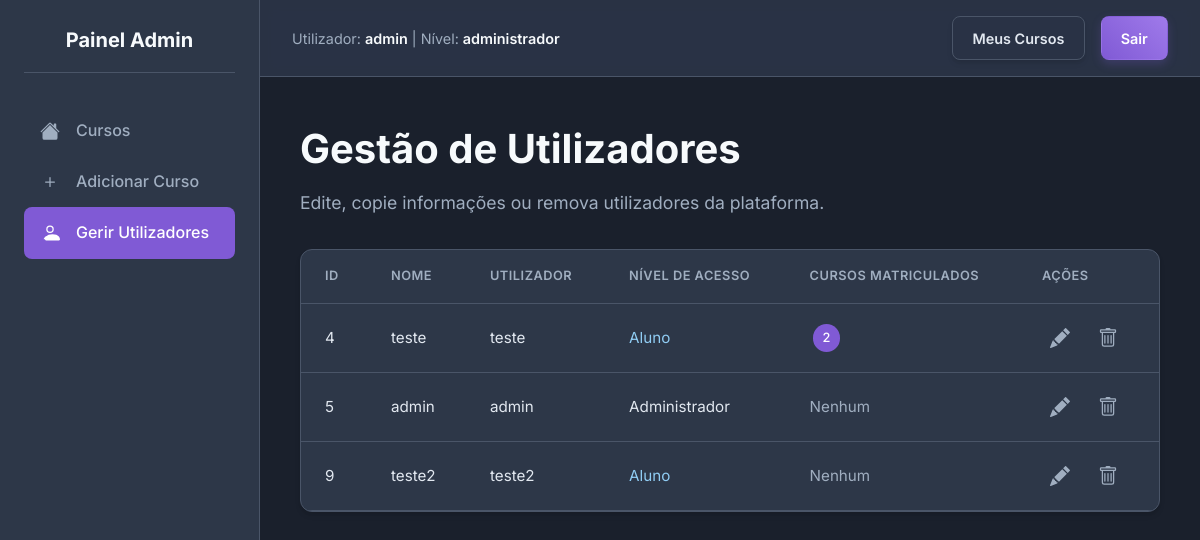
Before: /gerenciar/usuarios (signed in) with the older database file.
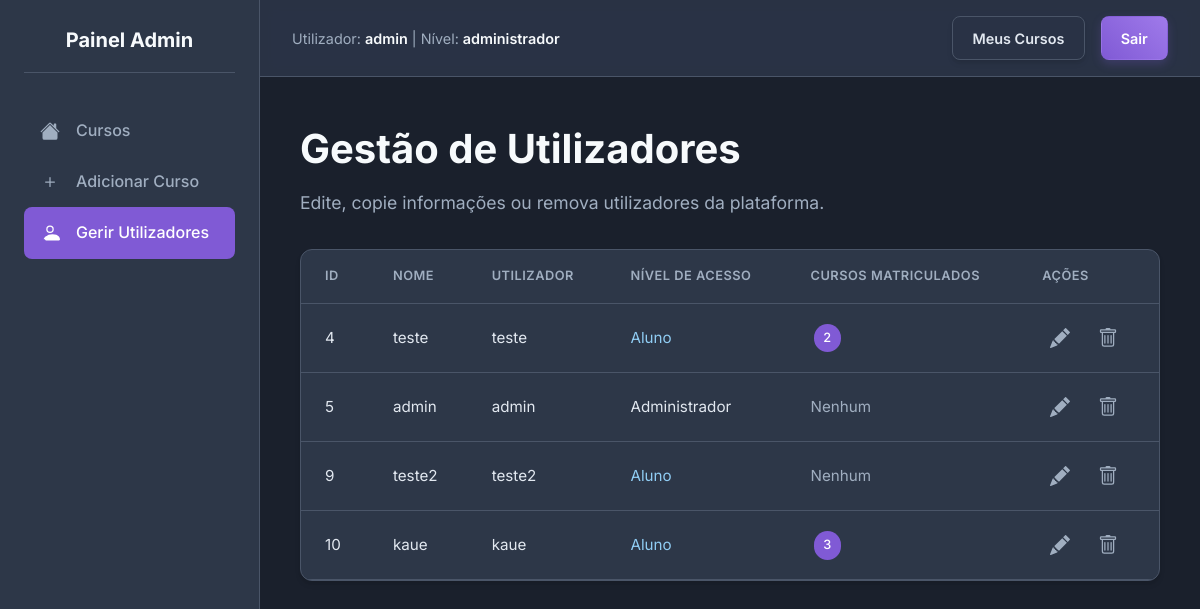
After: the same page with the newer database file.
### tables this page shows
CREATE TABLE `alunos` (
  `id` int(11) NOT NULL,
  `nome` varchar(64) NOT NULL,
  `usuario` varchar(32) NOT NULL,
  `senha` varchar(256) NOT NULL,
  `nivel_acesso` varchar(32) NOT NULL,
  `cursos_matriculados` varchar(1024) DEFAULT NULL,
  `cpf` varchar(14) NOT NULL,
  `data_nasc` date NOT NULL
);

### index.php (called while the page is built, shortened)
<?php
    require_once "Controller/HomeController.php";
    require_once "Controller/ComentarioController.php";
    match($url[0]){
        "cadastrar" => UsuarioController::cadastrar(),
        "login" => UsuarioController::login(),
        "recuperar-senha" => UsuarioController::recuperarSenha(),
        "logout" => HomeController::logout(),
        "excluir" => HomeController::excluir($url),
        "gerenciar" => HomeController::gerenciar($url),
        "ver" => HomeController::ver($url[2]),
        "meus-cursos" => HomeController::meusCursos(),
        "sobre" => HomeController::sobre(),
        "sair" => HomeController::sair($url),
        "adicionar" => CursoController::adicionar(),
        "atualizar" => CursoController::atualizar($url[2]),
        "participar" => CursoController::participar($url[2]),
        default => HomeController::index()
    }
?>

### Config/Banco.php (called while the page is built)
<?php
class Banco {
    public static function Conn(){
        $conn = new mysqli("localhost", "root", "", "sistema_escolar", "3307");
        return $conn;
    }
}
?>

### Model/Usuario.php (called while the page is built, shortened)
<?php
    require_once __DIR__ . "/../Config/Banco.php";
    class Usuario {
        public static function listar(){
            $sql = "SELECT * FROM alunos;";
            $resp = Banco::Conn()->query($sql);
            $alunos = $resp->fetch_all();
            return $alunos;
        }
    }
?>

### View/utilizadores.php (the view, shortened to what this page needs)
<!DOCTYPE html>
<html lang="pt-BR">
<head>
</head>
<body class="admin-view">
  <aside class="admin-sidebar">
    <div class="sidebar-header">
      <h2>Painel Admin</h2>
    </div>
    <nav class="sidebar-nav">
      <ul>
        <li>
          <a href="../">
            Cursos
          </a>
        </li>
        <li>
          <a href="../adicionar/curso">
            <svg width="20" height="20" fill="currentColor" viewBox="0 0 16 16"><path d="M8 4a.5.5 0 0 1 .5.5v3h3a.5.5 0 0 1 0 1h-3v3a.5.5 0 0 1-1 0v-3h-3a.5.5 0 0 1 0-1h3v-3A.5.5 0 0 1 8 4z"/></svg>
            Adicionar Curso
          </a>
        </li>
        <li>
          <a href="gerenciar/usuarios" class="active">
            Gerir Utilizadores
          </a>
        </li>
      </ul>
    </nav>
  </aside>
  <div class="page-content">
    <header>
      <div class="header-container">
        <div class="header-info">
          <p>Utilizador: <span><?= htmlspecialchars($_SESSION["usuario"] ?? 'Convidado') ?></span> | Nível: <span><?= htmlspecialchars($_SESSION["nivel_acesso"] ?? 'Visitante') ?></span></p>
        </div>
        <div class="header-actions">
          <a class="btn btn-outline" href="./../meus-cursos">Meus Cursos</a>
          <a class="btn btn-fill" href="./../logout">Sair</a>
        </div>
      </div>
    </header>
    <main>
      <div class="page-header">
        <h1>Gestão de Utilizadores</h1>
        <p>Edite, copie informações ou remova utilizadores da plataforma.</p>
      </div>
      <div class="table-container">
        <table>
          <thead>
            <tr>
              <th>ID</th>
              <th>Nome</th>
              <th>Utilizador</th>
              <th>Nível de Acesso</th>
              <th>Cursos Matriculados</th>
              <th>Ações</th>
            </tr>
          </thead>
          <tbody>
            <?php
              $utilizadores = Usuario::listar();
              foreach ($utilizadores as $utilizador) {
            ?>
            <tr>
              <td><?= htmlspecialchars($utilizador[0]) ?></td>
              <td><?= htmlspecialchars($utilizador[1]) ?></td>
              <td><?= htmlspecialchars($utilizador[2]) ?></td>
              <td>
                <span class="level-<?= strtolower(htmlspecialchars($utilizador[4])) ?>">
                  <?= ucfirst(htmlspecialchars($utilizador[4])) ?>
                </span>
              </td>
              <td>
                <?php
                  if (!empty($utilizador[5])) {
                    $cursos = array_filter(explode(';', $utilizador[5]));
                    foreach ($cursos as $id_curso) {
                      echo '<span class="course-tag">' . htmlspecialchars($id_curso) . '</span>';
                    }
                  } else {
                    echo '<span style="color: var(--light-text);">Nenhum</span>';
                  }
                ?>
              </td>
              <td class="actions-cell">
                <a href="./../gerenciar/editar/utilizador/<?= $utilizador[0] ?>" class="action-btn edit" title="Editar">
                </a>
                <a href="./../gerenciar/remover/utilizador/<?= $utilizador[0] ?>" class="action-btn remove" title="Remover" onclick="return confirm('Tem a certeza que deseja remover este utilizador?')">
                </a>
              </td>
            </tr>
            <?php } ?>
          </tbody>
        </table>
      </div>
    </main>
  </div>
</body>
</html>

### Controller/HomeController.php (shortened to what this page needs)
<?php
    class HomeController {
        static function gerenciar($url) {
            if($url[1] === "usuarios"){
                include __DIR__ . "/../View/utilizadores.php";
            }
        }
    }
?>

### View/utilizadores.php (style rules this page uses)
:root { --primary-color: #805AD5; --primary-hover: #6B46C1; --danger-color: #E53E3E; --danger-hover: #C53030; --dark-text: #F7FAFC; --body-text: #E2E8F0; --light-text: #A0AEC0; --bg-color: #1A202C; --sidebar-bg: #2D3748; --card-bg-color: #2D3748; --border-color: #4A5568; --white-color: #FFFFFF; --sidebar-width: 260px; --border-radius: 12px; --shadow-sm: 0 4px 6px -1px rgba(0, 0, 0, 0.1), 0 2px 4px -1px rgba(0, 0, 0, 0.06); --shadow-md: 0 10px 15px -3px rgba(0, 0, 0, 0.1), 0 4px 6px -2px rgba(0, 0, 0, 0.05); }
* { box-sizing: border-box; margin: 0; padding: 0; }
body { font-family: 'Inter', sans-serif; background-color: var(--bg-color); color: var(--body-text); line-height: 1.6; }
.admin-sidebar { position: fixed; top: 0; left: 0; width: var(--sidebar-width); height: 100vh; background-color: var(--sidebar-bg); border-right: 1px solid var(--border-color); display: flex; flex-direction: column; padding: 1.5rem; transition: transform 0.3s ease; z-index: 1001; }
.sidebar-header { margin-bottom: 2rem; padding-bottom: 1rem; border-bottom: 1px solid var(--border-color); }
.sidebar-header h2 { color: var(--dark-text); font-size: 1.25rem; text-align: center; }
.sidebar-nav { flex-grow: 1; }
.sidebar-nav ul { list-style: none; }
.sidebar-nav li a { display: flex; align-items: center; gap: 1rem; padding: 0.8rem 1rem; text-decoration: none; color: var(--light-text); font-weight: 500; border-radius: 8px; transition: background-color 0.2s, color 0.2s; }
.sidebar-nav li a:hover, .sidebar-nav li a.active { background-color: var(--primary-color); color: var(--white-color); }
.page-content { transition: margin-left 0.3s ease; }
.admin-view .page-content { margin-left: var(--sidebar-width); }
header { background-color: rgba(45, 55, 72, 0.85); padding: 1rem 2rem; border-bottom: 1px solid var(--border-color); position: sticky; top: 0; z-index: 999; backdrop-filter: saturate(180%) blur(8px); -webkit-backdrop-filter: saturate(180%) blur(8px); }
.header-container { display: flex; justify-content: space-between; align-items: center; max-width: 1320px; margin: 0 auto; }
.header-info p { font-size: 0.9rem; color: var(--light-text); }
.header-info p span { font-weight: 600; color: var(--dark-text); }
.header-actions { display: flex; gap: 1rem; align-items: center; }
.btn { display: inline-flex; align-items: center; justify-content: center; gap: 0.5rem; text-decoration: none; padding: 0.6rem 1.2rem; border-radius: 8px; font-weight: 600; font-size: 0.9rem; border: 1px solid transparent; cursor: pointer; transition: all 0.2s ease; }
.btn-fill { background: linear-gradient(45deg, var(--primary-color), #9F7AEA); color: var(--white-color); box-shadow: 0 4px 10px rgba(128, 90, 213, 0.25); }
.btn-outline { background-color: transparent; color: var(--body-text); border-color: var(--border-color); box-shadow: var(--shadow-sm); }
main { padding: 2.5rem; max-width: 1320px; margin: 0 auto; }
.page-header { margin-bottom: 2rem; }
.page-header h1 { font-size: 2.5rem; color: var(--dark-text); font-weight: 700; margin-bottom: 0.5rem; }
.page-header p { font-size: 1.1rem; color: var(--light-text); }
.table-container { background-color: var(--card-bg-color); border-radius: var(--border-radius); border: 1px solid var(--border-color); box-shadow: var(--shadow-sm); overflow-x: auto; }
table { width: 100%; border-collapse: collapse; }
th, td { padding: 1rem 1.5rem; text-align: left; border-bottom: 1px solid var(--border-color); }
th { font-size: 0.8rem; font-weight: 600; color: var(--light-text); text-transform: uppercase; letter-spacing: 0.5px; }
td { font-size: 0.95rem; }
td .level-aluno { color: #90CDF4; }
.course-tag { display: inline-block; background-color: var(--primary-color); color: var(--white-color); font-size: 0.8rem; font-weight: 500; padding: 0.25rem 0.6rem; border-radius: 99px; margin: 0.2rem; }
.actions-cell { display: flex; gap: 0.75rem; }
.action-btn { background-color: transparent; border: none; cursor: pointer; color: var(--light-text); transition: color 0.2s; padding: 0.5rem; display: flex; align-items: center; justify-content: center; border-radius: 6px; }

Changed rows visible on the page:
added alunos: id "10", nome "kaue", usuario "kaue", nivel_acesso "Aluno", cursos_matriculados "3"
